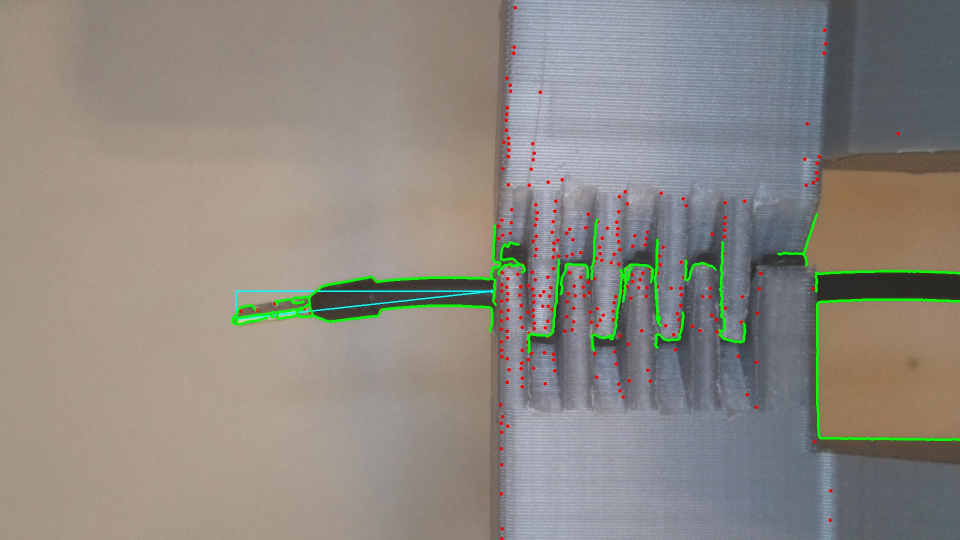
#> input picture kabelerkennung/bild2.jpg, 1920 x 1080 px, given in place of the camera (shown at 1/2 size)
$ python configGenerator.py
#> lines starting #> are read from the running program, lines starting #| are printed output that depends on the picture; after the words box and inside, x2 and y2 are one past the last pixel; in counts of white or black regions, pixels touching at a corner belong together; long printed decimals are rounded
#!/usr/bin/python3
# -*- coding: utf8 -*-

import cv2
import sys
import os
import numpy as np
import argparse
import math
import configparser
import time
from PIL import Image
import io
from csv import *
import operator

#Variablen
fenster_name = "OpenCV Quadraterkennung"
seitenlaenge_quadrat = 70 #mm
min_threshold = 0
max_threshold = 100
oben_links = (400,150)
unten_rechts = (900,600)
kernel = np.ones((5, 5), np.uint8)
gauss_faktor = 0
gauss_matrix = (7,7)
config = configparser.ConfigParser()
maxCorners = 300 #Anzahl zu erkennenden Kanten
qualityLevel = 0.03 #je höher desto genauer
minDistance = 10 #mindeste Distanz zwischen Punkten

# ----------------------------------- Main Code -----------------------
def sorting(elem):
    return elem[1]

def main():
    cam = cv2.VideoCapture(0);
    while cam.isOpened():
        ret, img = cam.read()
#> img is the input picture: shape (1080, 1920, 3); mean B, G, R 129.4, 136.3, 141.1

        if img is None:
            print("Fehler bei Laden des frames!" + "!\n")
            return -1

        gray = cv2.cvtColor(img, cv2.COLOR_BGR2GRAY)
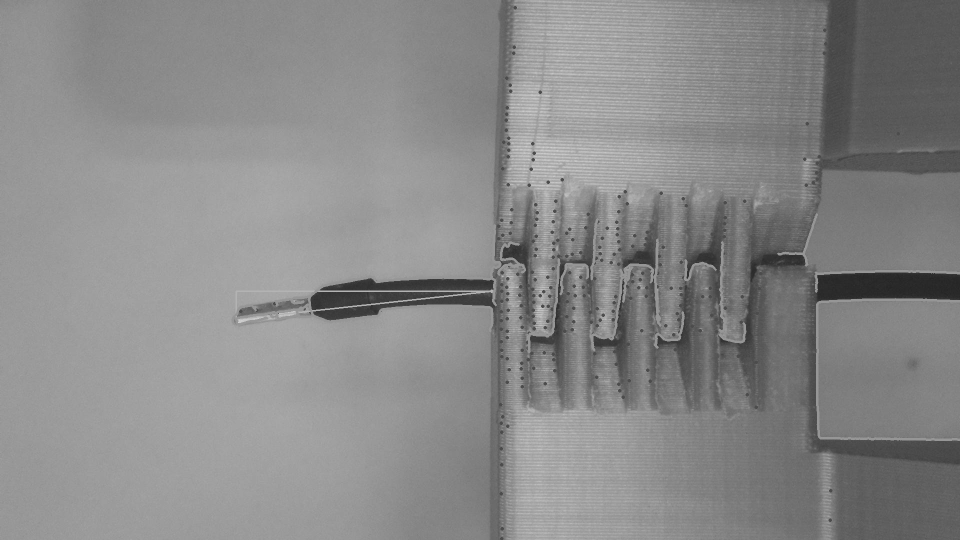
#> gray: shape (1080, 1920) (shown at 1/2 size); min 34, max 212, mean 137
        blur = cv2.GaussianBlur(gray, (7,7), 1)
        blur = cv2.bilateralFilter(blur, 11, 17, 17)
        blur = cv2.Canny(blur, 30, 120)
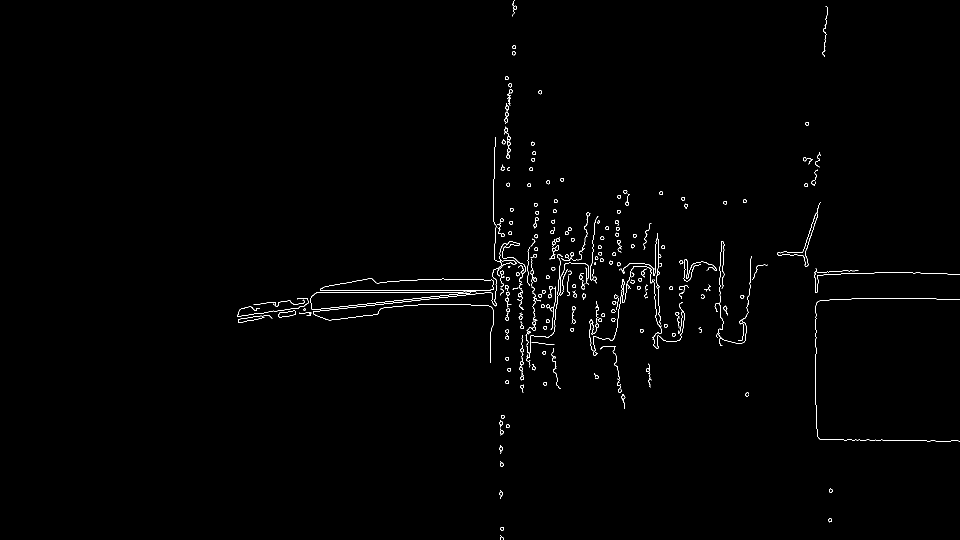
#> blur: shape (1080, 1920) (shown at 1/2 size); 0.74% white in thin lines or dots, all inside (x1, y1, x2, y2) = (474, 0, 1920, 1080)
        #ausschnitt = blur[oben_links[1] : unten_rechts[1], oben_links[0] : unten_rechts[0]]

        contours, hierarchy = cv2.findContours(blur, cv2.RETR_EXTERNAL, cv2.CHAIN_APPROX_SIMPLE)
#> contours = 215 contours, 53 with area under 20; largest, box (x1, y1, x2, y2) and area: (640, 556, 988, 581) 6371, (1554, 404, 1641, 533) 830, (556, 621, 592, 635) 278, (1009, 206, 1018, 248) 130, (1012, 281, 1021, 318) 120

        for cnt in contours:
            area = cv2.contourArea(cnt)
            rect = cv2.minAreaRect(cnt)
            box = cv2.boxPoints(rect)
            box = np.int0(box)
            #print(box)
            #cv2.drawContours(img, [box], 0, (0,0,255), 2)

            #approx = cv2.approxPolyDP(cnt, 0.02*cv2.arcLength(cnt, True), True)
            gray = np.float32(gray)
            #corners = cv2.cornerHarris(gray, 2, 7, 0.04)
            corners = cv2.goodFeaturesToTrack(gray, 20, 0.11, 100)
            corners = np.int0(corners)
            #corners = cv2.dilate(corners, None)


#------------------- Quadrat aufspannen ----------------------
            dist = [] #zum sortieren der Distanzen
            ecken = [] #die entgültigen Ecken
            punktedict = {
                "a" : (0,0),
                "b" : (0,0),
                "c" : (0,0),
                "d" : (0,0)
            }

            punkte = []
            for corner in corners:
                x,y = corner.ravel()
                punkte.append((x,y))
                cv2.circle(img, (x, y), 2, (255,255,0), 2)

            punktedict["a"] = punkte[0] #erster Punkt ist Punkt a
            cv2.putText(img, "A" , punktedict["a"], cv2.FONT_HERSHEY_PLAIN, 2, (255,255,255), 1, cv2.LINE_AA, 0)
            punktedict["b"] = punkte[1] #erster Punkt ist Punkt a
            cv2.putText(img, "B" , punktedict["b"], cv2.FONT_HERSHEY_PLAIN, 2, (255,255,255), 1, cv2.LINE_AA, 0)
            punktedict["c"] = punkte[2] #erster Punkt ist Punkt a
            cv2.putText(img, "C" , punktedict["c"], cv2.FONT_HERSHEY_PLAIN, 2, (255,255,255), 1, cv2.LINE_AA, 0)
            punktedict["d"] = punkte[3] #erster Punkt ist Punkt a
            cv2.putText(img, "D" , punktedict["d"], cv2.FONT_HERSHEY_PLAIN, 2, (255,255,255), 1, cv2.LINE_AA, 0)

            dist_ab = math.sqrt((punkte[0][0] -  punkte[1][0])**2 + (punkte[0][1] - punkte[1][1])**2)
            dist_ac = math.sqrt((punkte[0][0] -  punkte[2][0])**2 + (punkte[0][1] - punkte[2][1])**2)
            dist_ad = math.sqrt((punkte[0][0] -  punkte[3][0])**2 + (punkte[0][1] - punkte[3][1])**2)

            dist.append(((punkte[1][0], punkte[1][1]), dist_ab))
            dist.append(((punkte[2][0], punkte[2][1]), dist_ac))
            dist.append(((punkte[3][0], punkte[3][1]), dist_ad))

            dist.sort(key=sorting) #sortieren

            #von A zu den beiden nächsten Punkten zeichnen
            cv2.line(img, punktedict["a"], dist[0][0], (255,255,0), 2)
            cv2.line(img, punktedict["a"], dist[1][0], (255,255,0), 2)
            #vom letzten Punkt zu den beiden die nicht A sind zeichnen
            cv2.line(img, dist[2][0], dist[0][0], (255,255,0), 2)
            cv2.line(img, dist[2][0], dist[1][0], (255,255,0), 2)

            print(dist[0])
#> this loop made 215 passes
#> (area, rect, box) on passes 2 to 4: (35, ((1004, 1057.5), (7, 6), -90), [[1007, 1061], [1001, 1061], [1001, 1054], [1007, 1054]]), (37, ((1660, 1040), (8, 6), -90), [[1663, 1044], [1657, 1044], [1657, 1036], [1663, 1036]]), (41, ((1002, 988.5), (17, 6), -90), [[1005, 997], [999, 997], [999, 980], [1005, 980]])
#| ((1316, 672), 129.692)
#| ((1316, 672), 129.692)
#| ((1316, 672), 129.692)
#| ((1316, 672), 129.692)
#| ((1316, 672), 129.692)
#| ((1316, 672), 129.692)
#| ((1316, 672), 129.692)
#| ((1316, 672), 129.692)
#> (further printed lines are left out)
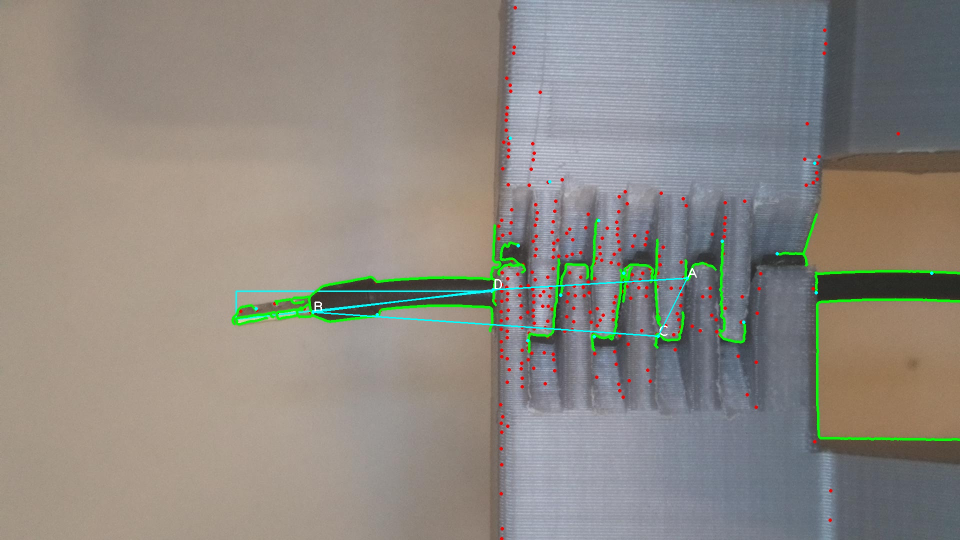
#> img: shape (1080, 1920, 3) (shown at 1/2 size); 0.28% of pixels changed, all inside (x1, y1, x2, y2) = (509, 273, 1867, 685)
#----------------- Quadrat aufspannen ------------

        cv2.namedWindow(fenster_name, 1)
        cv2.imshow(fenster_name, img)
        key = cv2.waitKey(1)
#> (key Esc is pressed here)
        # Wenn ESC gedrückt wird, wird  das Programm beendet
        if key == 27:
            break

    cam.release()
    cv2.destroyAllWindows()

if __name__ == "__main__":
    main()
